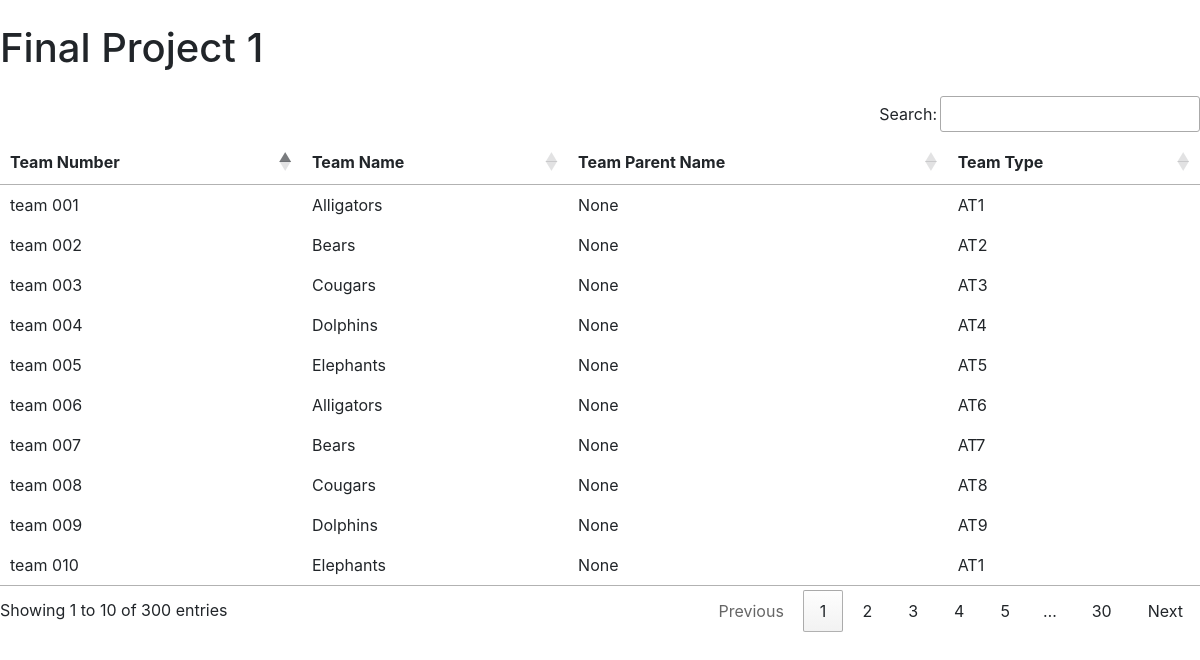
Before: / with the older database file.
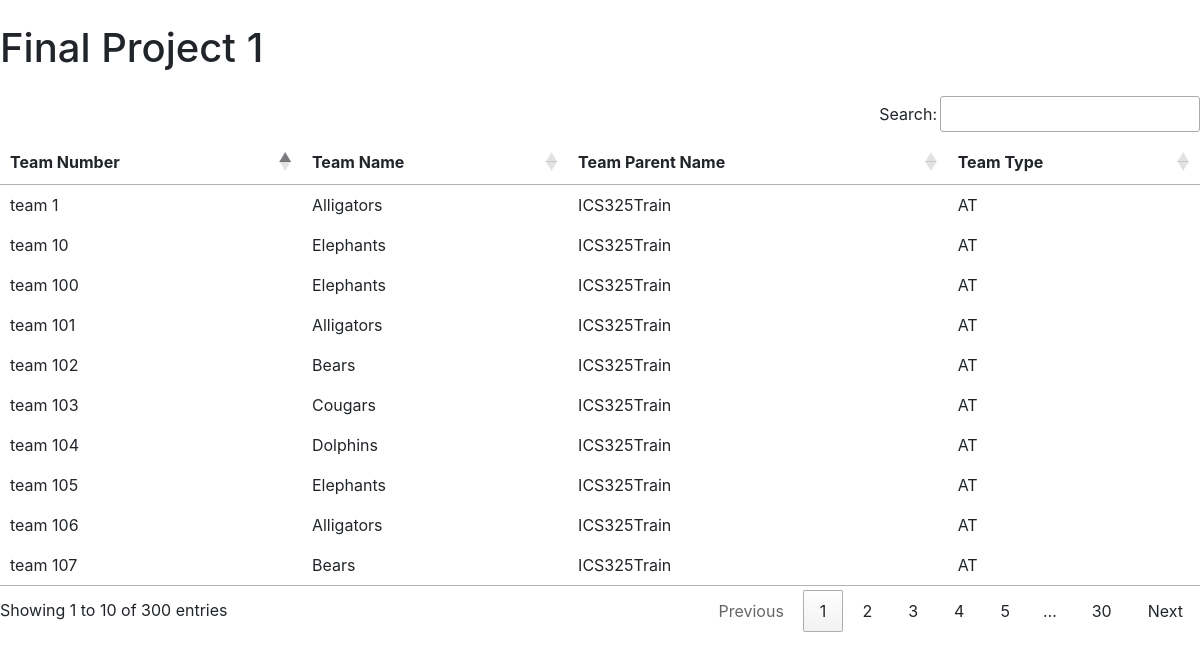
After: the same page with the newer database file.
### tables this page shows
CREATE TABLE `trains_and_teams` (
  `team_id` varchar(50) NOT NULL,
  `team_name` varchar(55) NOT NULL,
  `parent_name` varchar(55) DEFAULT NULL,
  `type` varchar(3) DEFAULT NULL
);

### index.php (the view, shortened to what this page needs)
<?php
  require_once("initialize.php");
  $query = "SELECT * FROM trains_and_teams";
  $GLOBALS['agileTeamsResults'] = mysqli_query($db, $query);
?>
<?php include('header.php'); ?>
    <div calss="container-fluid">
      <h1 class="my-4">Final Project 1</h1>
      <div id="tableView">
        <table calss="table table-striped" id="agileTeamsTable">
          <div class="table responsive">
            <thead>
              <tr>
                <th>Team Number</th>
                <th>Team Name</th>
                <th>Team Parent Name</th>
                <th>Team Type</th>
              </tr>
            </thead>
            <tbody>
              <?php
                if ($agileTeamsResults->num_rows > 0){
                  while($row = $agileTeamsResults->fetch_assoc()){
                    echo '<tr>
                            <td>'.$row['team_id'].'</td>
                            <td>'.$row["team_name"].'</td>
                            <td>'.$row["parent_name"].'</td>
                            <td>'.$row["type"].'</td>
                          </tr>';
                  }
                } else {
                  echo "0 results";
                }
              ?>
            </tbody>
          </div>
        </table>
      </div>
    </div>
<?php include('footer.php'); ?>

Changed rows visible on the page:
removed trains_and_teams: team_id "team 001", team_name "Alligators", parent_name "None", type "AT1"
removed trains_and_teams: team_id "team 002", team_name "Bears", parent_name "None", type "AT2"
removed trains_and_teams: team_id "team 003", team_name "Cougars", parent_name "None", type "AT3"
removed trains_and_teams: team_id "team 004", team_name "Dolphins", parent_name "None", type "AT4"
removed trains_and_teams: team_id "team 005", team_name "Elephants", parent_name "None", type "AT5"
removed trains_and_teams: team_id "team 006", team_name "Alligators", parent_name "None", type "AT6"
removed trains_and_teams: team_id "team 007", team_name "Bears", parent_name "None", type "AT7"
removed trains_and_teams: team_id "team 008", team_name "Cougars", parent_name "None", type "AT8"
removed trains_and_teams: team_id "team 009", team_name "Dolphins", parent_name "None", type "AT9"
removed trains_and_teams: team_id "team 010", team_name "Elephants", parent_name "None", type "AT1"
added trains_and_teams: team_id "team 1", team_name "Alligators", parent_name "ICS325Train", type "AT"
added trains_and_teams: team_id "team 10", team_name "Elephants", parent_name "ICS325Train", type "AT"
now on this page (row edited): trains_and_teams: team_id "team 100", team_name "Elephants", parent_name "ICS325Train", type "AT"
now on this page (row edited): trains_and_teams: team_id "team 101", team_name "Alligators", parent_name "ICS325Train", type "AT"
now on this page (row edited): trains_and_teams: team_id "team 102", team_name "Bears", parent_name "ICS325Train", type "AT"
now on this page (row edited): trains_and_teams: team_id "team 103", team_name "Cougars", parent_name "ICS325Train", type "AT"
now on this page (row edited): trains_and_teams: team_id "team 104", team_name "Dolphins", parent_name "ICS325Train", type "AT"
now on this page (row edited): trains_and_teams: team_id "team 105", team_name "Elephants", parent_name "ICS325Train", type "AT"
now on this page (row edited): trains_and_teams: team_id "team 106", team_name "Alligators", parent_name "ICS325Train", type "AT"
now on this page (row edited): trains_and_teams: team_id "team 107", team_name "Bears", parent_name "ICS325Train", type "AT"
